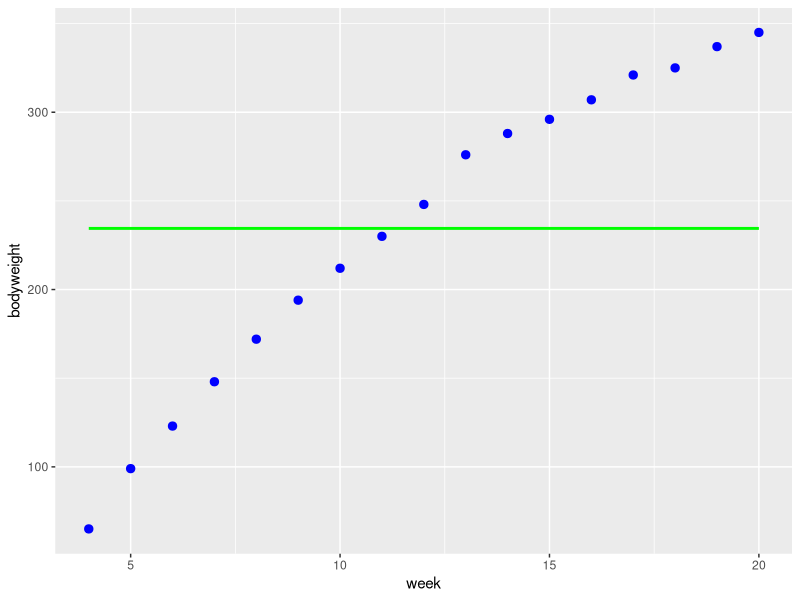
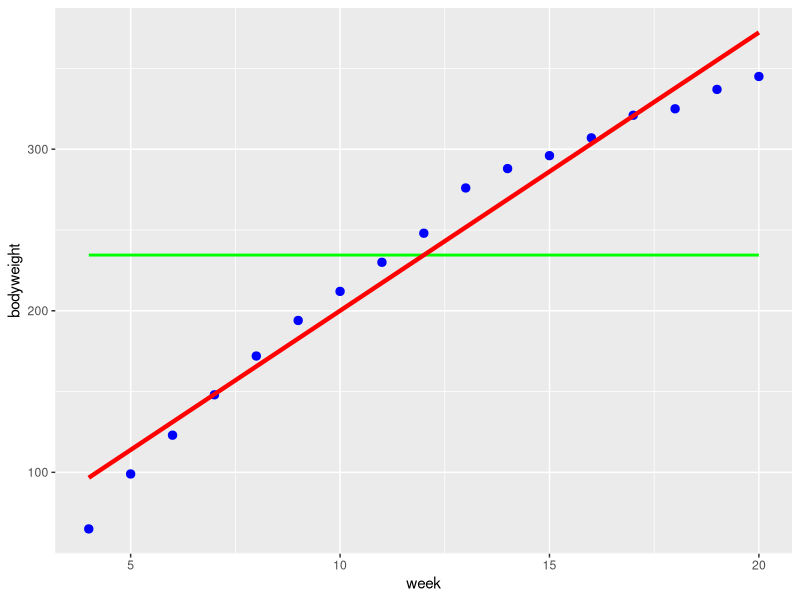
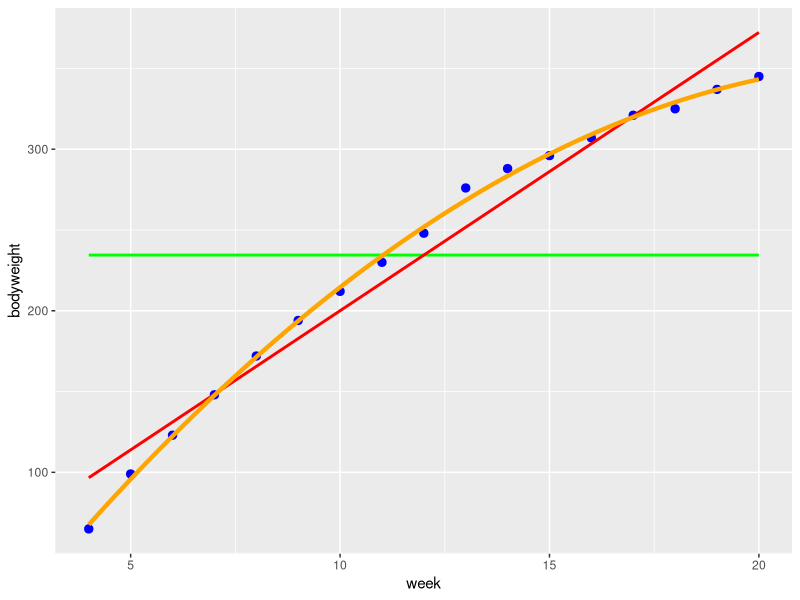
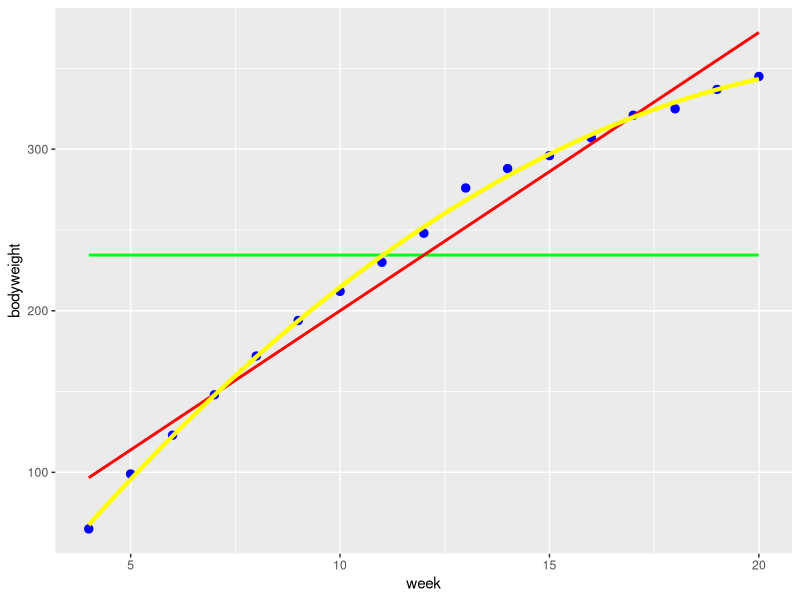

These charts were generated, in order, by the following R code:
## ---- chunk 1
knitr::opts_chunk$set(echo = TRUE)

# title: draw the line
# author: jonathan
# revised: 4/2/2020

WEB <- c("https://bioceed.uib.no/dropfolder/bioSTATS/Rmd/Basic/regression/draw-the-line.html")
GIT <- c("https://github.com/jonathansoule/biostats/blob/master/Basic/regression/draw-the-line.Rmd")
library(ggplot2)
## ---- chunk 2
# variable1
bodyweight <- c(65, 99, 123, 148, 172, 194, 212, 230, 248, 276, 288, 296, 307, 321, 325, 337, 345)

# variable2
week <- 4:20

# dataframe
my.dataframe <- data.frame(week, bodyweight)
## ---- chunk 3
null.model.lm <- lm(bodyweight ~ 1)
null.model.lm
## ---- chunk 4
ggplot(my.dataframe, aes(x = week, y = bodyweight)) +
  geom_point(color = "blue", size = 2.5) + # scatter plot
  geom_smooth(method = "lm", formula = y ~ 1, se = FALSE, col = "green", lwd = 1) # null model
## ---- chunk 5
one.degree.lm <- lm(bodyweight ~ week)
one.degree.lm
## ---- chunk 6
ggplot(my.dataframe, aes(week, bodyweight)) +
  geom_point(color = "blue", size = 2.5) + # scatter plot
  geom_smooth(method = "lm", formula = y ~ 1, se = FALSE, col = "green", lwd = 1) + # null model
  geom_smooth(method = "lm", formula = y ~ x, se = FALSE, col = "red", lwd = 1.5) # linear model
## ---- chunk 7
anova(null.model.lm, one.degree.lm, test = "F")
## ---- chunk 8
two.degrees.lm <- lm(bodyweight ~ poly(week, 2))
two.degrees.lm
## ---- chunk 9
ggplot(my.dataframe, aes(week, bodyweight)) +
  geom_point(color = "blue", size = 2.5) + # scatter plot
  geom_smooth(method = "lm", formula = y ~ 1, se = FALSE, col = "green", lwd = 1) + # null model
  geom_smooth(method = "lm", formula = y ~ x, se = FALSE, col = "red", lwd = 1) + # linear model
  geom_smooth(method = "lm", formula = y ~ poly(x, 2), se = FALSE, col = "orange", lwd = 1.5) # 2nd order polynomial
## ---- chunk 10
anova(one.degree.lm, two.degrees.lm, test = "F")
## ---- chunk 11
three.degrees.lm <- lm(bodyweight ~ poly(week, 3))
three.degrees.lm
## ---- chunk 12
ggplot(my.dataframe, aes(week, bodyweight)) +
  geom_point(color = "blue", size = 2.5) + # scatter plot
  geom_smooth(method = "lm", formula = y ~ 1, se = FALSE, col = "green", lwd = 1) + # null model
  geom_smooth(method = "lm", formula = y ~ x, se = FALSE, col = "red", lwd = 1) + # linear model
  geom_smooth(method = "lm", formula = y ~ poly(x, 2), se = FALSE, col = "orange", lwd = 1) + # 2nd order polynomial
  geom_smooth(method = "lm", formula = y ~ poly(x, 3), se = FALSE, col = "yellow", lwd = 1.5) # 3rd order polynomial
## ---- chunk 13
anova(two.degrees.lm, three.degrees.lm, test = "F")
